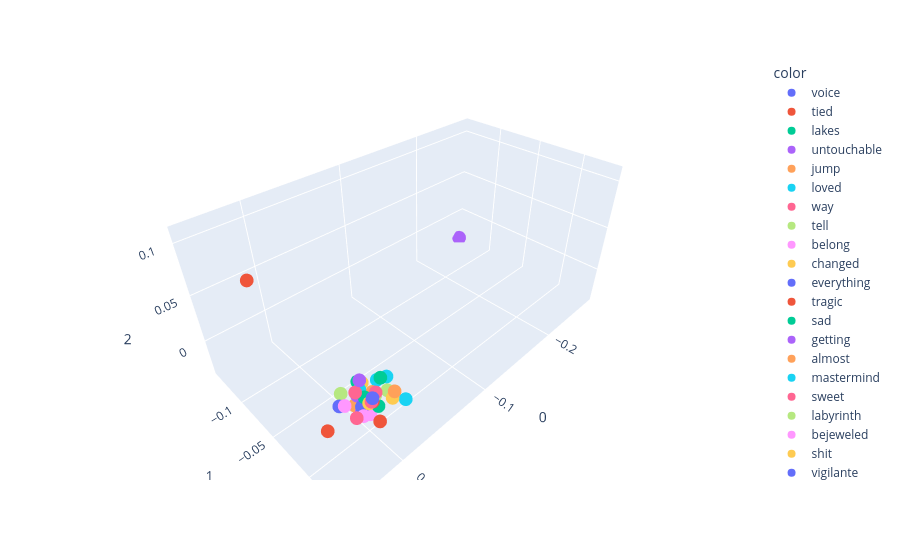

Notebook cell for this chart:
### Code cell
import plotly.express as px

fig = px.scatter_3d(
    X[200:300],
    x=0, y=1, z=2,
    color=y[200:500],
    color_continuous_scale="Plasma"
)

fig.show()

### Figure 1 — Plotly figure (JSON) as saved in the notebook; plotly's stock layout.template omitted (floating-point values rounded to 4 significant figures)
{"data": [{"hovertemplate": "color=voice<br>0=%{x}<br>1=%{y}<br>2=%{z}<extra></extra>", "legendgroup": "voice", "marker": {"color": "#636efa", "symbol": "circle"}, "mode": "markers", "name": "voice", "scene": "scene", "showlegend": true, "type": "scatter3d", "x": [0.003074], "y": [-0.003567], "z": [-0.01109]}, {"hovertemplate": "color=tied<br>0=%{x}<br>1=%{y}<br>2=%{z}<extra></extra>", "legendgroup": "tied", "marker": {"color": "#EF553B", "symbol": "circle"}, "mode": "markers", "name": "tied", "scene": "scene", "showlegend": true, "type": "scatter3d", "x": [0.04268], "y": [0.008658], "z": [0.007206]}, {"hovertemplate": "color=lakes<br>0=%{x}<br>1=%{y}<br>2=%{z}<extra></extra>", "legendgroup": "lakes", "marker": {"color": "#00cc96", "symbol": "circle"}, "mode": "markers", "name": "lakes", "scene": "scene", "showlegend": true, "type": "scatter3d", "x": [-0.00396], "y": [0.01286], "z": [0.02874]}, {"hovertemplate": "color=untouchable<br>0=%{x}<br>1=%{y}<br>2=%{z}<extra></extra>", "legendgroup": "untouchable", "marker": {"color": "#ab63fa", "symbol": "circle"}, "mode": "markers", "name": "untouchable", "scene": "scene", "showlegend": true, "type": "scatter3d", "x": [0.004328], "y": [-0.002669], "z": [-0.01552]}, {"hovertemplate": "color=jump<br>0=%{x}<br>1=%{y}<br>2=%{z}<extra></extra>", "legendgroup": "jump", "marker": {"color": "#FFA15A", "symbol": "circle"}, "mode": "markers", "name": "jump", "scene": "scene", "showlegend": true, "type": "scatter3d", "x": [-0.007295], "y": [-0.002437], "z": [-0.001469]}, {"hovertemplate": "color=loved<br>0=%{x}<br>1=%{y}<br>2=%{z}<extra></extra>", "legendgroup": "loved", "marker": {"color": "#19d3f3", "symbol": "circle"}, "mode": "markers", "name": "loved", "scene": "scene", "showlegend": true, "type": "scatter3d", "x": [0.0006887], "y": [-0.008049], "z": [0.003042]}, {"hovertemplate": "color=way<br>0=%{x}<br>1=%{y}<br>2=%{z}<extra></extra>", "legendgroup": "way", "marker": {"color": "#FF6692", "symbol": "circle"}, "mode": "markers", "name": "way", "scene": "scene", "showlegend": true, "type": "scatter3d", "x": [-0.005572], "y": [0.004005], "z": [0.004528]}, {"hovertemplate": "color=tell<br>0=%{x}<br>1=%{y}<br>2=%{z}<extra></extra>", "legendgroup": "tell", "marker": {"color": "#B6E880", "symbol": "circle"}, "mode": "markers", "name": "tell", "scene": "scene", "showlegend": true, "type": "scatter3d", "x": [0.01378], "y": [-0.01438], "z": [0.003795]}, {"hovertemplate": "color=belong<br>0=%{x}<br>1=%{y}<br>2=%{z}<extra></extra>", "legendgroup": "belong", "marker": {"color": "#FF97FF", "symbol": "circle"}, "mode": "markers", "name": "belong", "scene": "scene", "showlegend": true, "type": "scatter3d", "x": [-0.0002134], "y": [0.002275], "z": [-0.01783]}, {"hovertemplate": "color=changed<br>0=%{x}<br>1=%{y}<br>2=%{z}<extra></extra>", "legendgroup": "changed", "marker": {"color": "#FECB52", "symbol": "circle"}, "mode": "markers", "name": "changed", "scene": "scene", "showlegend": true, "type": "scatter3d", "x": [-0.01297], "y": [0.01496], "z": [0.001355]}, {"hovertemplate": "color=everything<br>0=%{x}<br>1=%{y}<br>2=%{z}<extra></extra>", "legendgroup": "everything", "marker": {"color": "#636efa", "symbol": "circle"}, "mode": "markers", "name": "everything", "scene": "scene", "showlegend": true, "type": "scatter3d", "x": [0.01978], "y": [-0.009113], "z": [-0.001185]}, {"hovertemplate": "color=tragic<br>0=%{x}<br>1=%{y}<br>2=%{z}<extra></extra>", "legendgroup": "tragic", "marker": {"color": "#EF553B", "symbol": "circle"}, "mode": "markers", "name": "tragic", "scene": "scene", "showlegend": true, "type": "scatter3d", "x": [0.01506], "y": [0.03328], "z": [0.01518]}, {"hovertemplate": "color=sad<br>0=%{x}<br>1=%{y}<br>2=%{z}<extra></extra>", "legendgroup": "sad", "marker": {"color": "#00cc96", "symbol": "circle"}, "mode": "markers", "name": "sad", "scene": "scene", "showlegend": true, "type": "scatter3d", "x": [0.0007205], "y": [-0.002123], "z": [-0.0009224]}, {"hovertemplate": "color=getting<br>0=%{x}<br>1=%{y}<br>2=%{z}<extra></extra>", "legendgroup": "getting", "marker": {"color": "#ab63fa", "symbol": "circle"}, "mode": "markers", "name": "getting", "scene": "scene", "showlegend": true, "type": "scatter3d", "x": [0.0004639], "y": [-0.007203], "z": [0.01399]}, {"hovertemplate": "color=almost<br>0=%{x}<br>1=%{y}<br>2=%{z}<extra></extra>", "legendgroup": "almost", "marker": {"color": "#FFA15A", "symbol": "circle"}, "mode": "markers", "name": "almost", "scene": "scene", "showlegend": true, "type": "scatter3d", "x": [0.000419], "y": [-0.01705], "z": [-0.02322]}, {"hovertemplate": "color=mastermind<br>0=%{x}<br>1=%{y}<br>2=%{z}<extra></extra>", "legendgroup": "mastermind", "marker": {"color": "#19d3f3", "symbol": "circle"}, "mode": "markers", "name": "mastermind", "scene": "scene", "showlegend": true, "type": "scatter3d", "x": [-0.02173], "y": [0.02024], "z": [-0.003073]}, {"hovertemplate": "color=sweet<br>0=%{x}<br>1=%{y}<br>2=%{z}<extra></extra>", "legendgroup": "sweet", "marker": {"color": "#FF6692", "symbol": "circle"}, "mode": "markers", "name": "sweet", "scene": "scene", "showlegend": true, "type": "scatter3d", "x": [0.005745], "y": [-0.00671], "z": [0.004952]}, {"hovertemplate": "color=labyrinth<br>0=%{x}<br>1=%{y}<br>2=%{z}<extra></extra>", "legendgroup": "labyrinth", "marker": {"color": "#B6E880", "symbol": "circle"}, "mode": "markers", "name": "labyrinth", "scene": "scene", "showlegend": true, "type": "scatter3d", "x": [-0.004956], "y": [0.003846], "z": [0.001431]}, {"hovertemplate": "color=bejeweled<br>0=%{x}<br>1=%{y}<br>2=%{z}<extra></extra>", "legendgroup": "bejeweled", "marker": {"color": "#FF97FF", "symbol": "circle"}, "mode": "markers", "name": "bejeweled", "scene": "scene", "showlegend": true, "type": "scatter3d", "x": [0.01681], "y": [-0.00627], "z": [-0.0008264]}, {"hovertemplate": "color=shit<br>0=%{x}<br>1=%{y}<br>2=%{z}<extra></extra>", "legendgroup": "shit", "marker": {"color": "#FECB52", "symbol": "circle"}, "mode": "markers", "name": "shit", "scene": "scene", "showlegend": true, "type": "scatter3d", "x": [-0.006986], "y": [-0.01471], "z": [-0.0004364]}, {"hovertemplate": "color=vigilante<br>0=%{x}<br>1=%{y}<br>2=%{z}<extra></extra>", "legendgroup": "vigilante", "marker": {"color": "#636efa", "symbol": "circle"}, "mode": "markers", "name": "vigilante", "scene": "scene", "showlegend": true, "type": "scatter3d", "x": [-0.00732], "y": [-0.005596], "z": [-0.009565]}, {"hovertemplate": "color=question<br>0=%{x}<br>1=%{y}<br>2=%{z}<extra></extra>", "legendgroup": "question", "marker": {"color": "#EF553B", "symbol": "circle"}, "mode": "markers", "name": "question", "scene": "scene", "showlegend": true, "type": "scatter3d", "x": [-0.00141], "y": [0.005043], "z": [-0.001663]}, {"hovertemplate": "color=midnight<br>0=%{x}<br>1=%{y}<br>2=%{z}<extra></extra>", "legendgroup": "midnight", "marker": {"color": "#00cc96", "symbol": "circle"}, "mode": "markers", "name": "midnight", "scene": "scene", "showlegend": true, "type": "scatter3d", "x": [-0.002773], "y": [-0.01477], "z": [0.004105]}, {"hovertemplate": "color=kid<br>0=%{x}<br>1=%{y}<br>2=%{z}<extra></extra>", "legendgroup": "kid", "marker": {"color": "#ab63fa", "symbol": "circle"}, "mode": "markers", "name": "kid", "scene": "scene", "showlegend": true, "type": "scatter3d", "x": [0.001053], "y": [-0.01145], "z": [-0.00628]}, {"hovertemplate": "color=hero<br>0=%{x}<br>1=%{y}<br>2=%{z}<extra></extra>", "legendgroup": "hero", "marker": {"color": "#FFA15A", "symbol": "circle"}, "mode": "markers", "name": "hero", "scene": "scene", "showlegend": true, "type": "scatter3d", "x": [0.0002834], "y": [-0.004936], "z": [-0.01839]}, {"hovertemplate": "color=anti<br>0=%{x}<br>1=%{y}<br>2=%{z}<extra></extra>", "legendgroup": "anti", "marker": {"color": "#19d3f3", "symbol": "circle"}, "mode": "markers", "name": "anti", "scene": "scene", "showlegend": true, "type": "scatter3d", "x": [-0.01559], "y": [-0.006361], "z": [0.002698]}, {"hovertemplate": "color=maroon<br>0=%{x}<br>1=%{y}<br>2=%{z}<extra></extra>", "legendgroup": "maroon", "marker": {"color": "#FF6692", "symbol": "circle"}, "mode": "markers", "name": "maroon", "scene": "scene", "showlegend": true, "type": "scatter3d", "x": [0.001179], "y": [0.006757], "z": [0.001852]}, {"hovertemplate": "color=haze<br>0=%{x}<br>1=%{y}<br>2=%{z}<extra></extra>", "legendgroup": "haze", "marker": {"color": "#B6E880", "symbol": "circle"}, "mode": "markers", "name": "haze", "scene": "scene", "showlegend": true, "type": "scatter3d", "x": [-0.01685], "y": [0.004575], "z": [-0.001624]}, {"hovertemplate": "color=lavender<br>0=%{x}<br>1=%{y}<br>2=%{z}<extra></extra>", "legendgroup": "lavender", "marker": {"color": "#FF97FF", "symbol": "circle"}, "mode": "markers", "name": "lavender", "scene": "scene", "showlegend": true, "type": "scatter3d", "x": [0.008319], "y": [0.005054], "z": [-0.01004]}, {"hovertemplate": "color=innocent<br>0=%{x}<br>1=%{y}<br>2=%{z}<extra></extra>", "legendgroup": "innocent", "marker": {"color": "#FECB52", "symbol": "circle"}, "mode": "markers", "name": "innocent", "scene": "scene", "showlegend": true, "type": "scatter3d", "x": [0.002303], "y": [0.005123], "z": [-0.0003805]}, {"hovertemplate": "color=mr<br>0=%{x}<br>1=%{y}<br>2=%{z}<extra></extra>", "legendgroup": "mr", "marker": {"color": "#636efa", "symbol": "circle"}, "mode": "markers", "name": "mr", "scene": "scene", "showlegend": true, "type": "scatter3d", "x": [2.776e-06], "y": [0.006901], "z": [0.005004]}, {"hovertemplate": "color=go<br>0=%{x}<br>1=%{y}<br>2=%{z}<extra></extra>", "legendgroup": "go", "marker": {"color": "#EF553B", "symbol": "circle"}, "mode": "markers", "name": "go", "scene": "scene", "showlegend": true, "type": "scatter3d", "x": [0.04885], "y": [-0.05202], "z": [0.11]}, {"hovertemplate": "color=romantics<br>0=%{x}<br>1=%{y}<br>2=%{z}<extra></extra>", "legendgroup": "romantics", "marker": {"color": "#00cc96", "symbol": "circle"}, "mode": "markers", "name": "romantics", "scene": "scene", "showlegend": true, "type": "scatter3d", "x": [-0.005568], "y": [0.006373], "z": [-0.009127]}, {"hovertemplate": "color=high<br>0=%{x}<br>1=%{y}<br>2=%{z}<extra></extra>", "legendgroup": "high", "marker": {"color": "#ab63fa", "symbol": "circle"}, "mode": "markers", "name": "high", "scene": "scene", "showlegend": true, "type": "scatter3d", "x": [-0.2705], "y": [-0.1418], "z": [-0.03568]}, {"hovertemplate": "color=london<br>0=%{x}<br>1=%{y}<br>2=%{z}<extra></extra>", "legendgroup": "london", "marker": {"color": "#FFA15A", "symbol": "circle"}, "mode": "markers", "name": "london", "scene": "scene", "showlegend": true, "type": "scatter3d", "x": [-0.01046], "y": [0.02049], "z": [0.01514]}, {"hovertemplate": "color=yl<br>0=%{x}<br>1=%{y}<br>2=%{z}<extra></extra>", "legendgroup": "yl", "marker": {"color": "#19d3f3", "symbol": "circle"}, "mode": "markers", "name": "yl", "scene": "scene", "showlegend": true, "type": "scatter3d", "x": [-0.01218], "y": [0.009952], "z": [0.02155]}, {"hovertemplate": "color=af<br>0=%{x}<br>1=%{y}<br>2=%{z}<extra></extra>", "legendgroup": "af", "marker": {"color": "#FF6692", "symbol": "circle"}, "mode": "markers", "name": "af", "scene": "scene", "showlegend": true, "type": "scatter3d", "x": [0.02089], "y": [0.01395], "z": [0.006637]}], "layout": {"legend": {"title": {"text": "color"}, "tracegroupgap": 0}, "margin": {"t": 60}, "scene": {"domain": {"x": [0, 1], "y": [0, 1]}, "xaxis": {"title": {"text": "0"}}, "yaxis": {"title": {"text": "1"}}, "zaxis": {"title": {"text": "2"}}}}}
